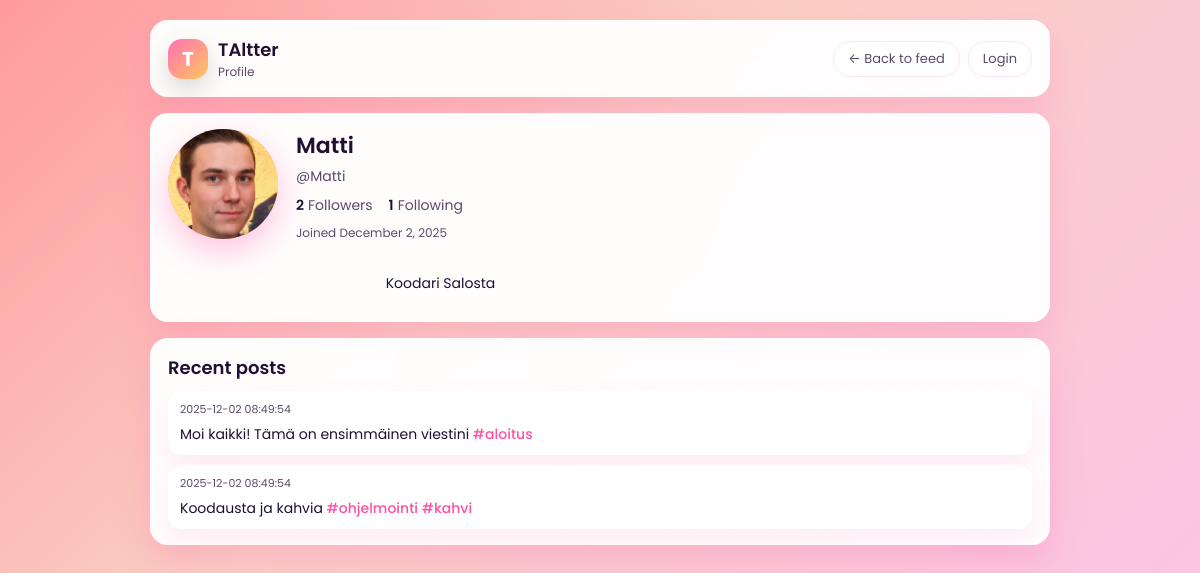
Screenshot of /iteration/profile.php?u=Matti with the database file from the repository.
### tables this page shows
CREATE TABLE `users` (
  `user_id` int(11) NOT NULL,
  `username` varchar(50) NOT NULL,
  `email` varchar(100) NOT NULL,
  `password_hash` varchar(255) NOT NULL,
  `bio` text DEFAULT NULL,
  `profile_picture_url` varchar(255) DEFAULT NULL,
  `created_at` timestamp NOT NULL DEFAULT current_timestamp(),
  `last_seen_mentions` datetime DEFAULT NULL,
  `last_seen_shares` datetime DEFAULT NULL,
  `last_seen_likes` datetime DEFAULT NULL
);

CREATE TABLE `posts` (
  `post_id` int(11) NOT NULL,
  `user_id` int(11) NOT NULL,
  `content` varchar(144) NOT NULL,
  `created_at` timestamp NOT NULL DEFAULT current_timestamp(),
  `edited_at` datetime DEFAULT NULL
);

### iteration/config.php (called while the page is built, shortened)
<?php
function current_user_id() {
    return $_SESSION['user_id'] ?? null;
}
?>

### iteration/profile.php (the view, shortened to what this page needs)
<?php
require_once 'config.php';
$user = $_GET['u'] ?? null;
$stmt = $mysqli->prepare("SELECT user_id, username, bio, profile_picture_url, created_at FROM users WHERE username = ?");
$stmt->bind_param('s', $user);
$stmt->execute();
$res = $stmt->get_result();
$row = $res->fetch_assoc();
$profileUserId = $row['user_id'];
$stmt = $mysqli->prepare("SELECT COUNT(*) as cnt FROM follows WHERE following_id = ?");
$stmt->bind_param("i", $profileUserId);
$stmt->execute();
$followersCount = $stmt->get_result()->fetch_assoc()['cnt'];
$stmt = $mysqli->prepare("SELECT COUNT(*) as cnt FROM follows WHERE follower_id = ?");
$stmt->bind_param("i", $profileUserId);
$stmt->execute();
$followingCount = $stmt->get_result()->fetch_assoc()['cnt'];
?>
<!doctype html>
<html lang="en">
<head>
</head>
<body>
<div class="app-shell">
    <div class="card">
        <div class="card-inner topbar">
            <div class="topbar-left">
                <div class="logo-badge">T</div>
                <div class="app-title">
                    <span>TAltter</span>
                    <span>Profile</span>
                </div>
            </div>
            <div class="topbar-right">
                <a href="index.php" class="btn-outline">← Back to feed</a>
                <?php if (current_user_id()): ?>
                    <a href="logout.php" class="btn-outline">Logout</a>
                <?php else: ?>
                    <a href="login.php" class="btn-outline">Login</a>
                <?php endif; ?>
            </div>
        </div>
    </div>
    <div class="card">
        <div class="card-inner profile-header">
            <div class="profile-avatar">
                <?php if (!empty($row['profile_picture_url'])): ?>
                    <img src="<?= htmlspecialchars($row['profile_picture_url']) ?>" alt="Profile picture">
                <?php endif; ?>
            </div>
            <div class="profile-main">
                <h1 class="profile-username"><?= htmlspecialchars($row['username']) ?></h1>
                <div class="profile-handle">@<?= htmlspecialchars($row['username']) ?></div>
                <div class="profile-stats">
                    <div class="profile-stat">
                        <span class="profile-stat-number"><?= $followersCount ?></span>
                        <span class="profile-stat-label">Followers</span>
                    </div>
                    <div class="profile-stat">
                        <span class="profile-stat-number"><?= $followingCount ?></span>
                        <span class="profile-stat-label">Following</span>
                    </div>
                </div>
                <div class="profile-meta">
                    Joined <?= htmlspecialchars(date('F j, Y', strtotime($row['created_at']))) ?>
                </div>
                <?php if (!empty($row['bio'])): ?>
                    <div class="profile-bio">
                        <?= nl2br(htmlspecialchars($row['bio'])) ?>
                    </div>
                <?php endif; ?>
            </div>
        </div>
    </div>
    <div class="card">
        <div class="card-inner">
            <h2 class="section-title">Recent posts</h2>
            <div class="post-list">
                <?php
                $stmt = $mysqli->prepare("SELECT post_id, content, created_at FROM posts WHERE user_id = ? ORDER BY created_at DESC LIMIT 50");
                $stmt->bind_param('i', $row['user_id']);
                $stmt->execute();
                $r = $stmt->get_result();
                while ($p = $r->fetch_assoc()) {
                    $c = htmlspecialchars($p['content']);
                    $c = preg_replace(
                        '/#([A-Za-z0-9_åäöÅÄÖ\-]+)/u',
                        '<a href="index.php?hashtag=$1">#$1</a>',
                        $c
                    );
                    $c = preg_replace(
                        '/@([A-Za-z0-9_]+)/',
                        '<a href="profile.php?u=$1">@$1</a>',
                        $c
                    );
                    echo "<div class='post-card'>
                            <div class='post-meta'>".$p['created_at']."</div>
                            <div class='post-body'>$c</div>
                          </div>";
                }
                ?>
            </div>
        </div>
    </div>
</div>
</body>
</html>

### iteration/profile.php (style rules this page uses)
:root { --accent: #ff6fb5; --accent-dark: #ff4fa5; --accent-soft: #ffe5f3; --bg-card: rgba(255, 255, 255, 0.95); --input-border: #ffd4ec; --text-main: #1f1033; --text-soft: #5c4969; --chip-bg: #fce4ff; --chip-text: #6f2f8f; }
*, *::before, *::after { box-sizing: border-box; }
body { margin: 0; min-height: 100vh; font-family: "Poppins", system-ui, -apple-system, BlinkMacSystemFont, "Segoe UI", sans-serif; background: linear-gradient(135deg, #ff9a9e 0%, #fad0c4 40%, #fbc2eb 100%); padding: 20px 12px 28px; color: var(--text-main); }
.app-shell { max-width: 900px; margin: 0 auto; display: flex; flex-direction: column; gap: 16px; }
.card { background: var(--bg-card); backdrop-filter: blur(18px); border-radius: 18px; padding: 16px 18px; box-shadow: 0 16px 35px rgba(255, 105, 180, 0.25); position: relative; overflow: hidden; }
.card::before { content: ""; position: absolute; inset: -40px; background: radial-gradient(circle at top left, rgba(255,255,255,0.6), transparent 55%), radial-gradient(circle at bottom right, rgba(255,255,255,0.5), transparent 55%); opacity: 0.5; pointer-events: none; }
.card-inner { position: relative; z-index: 1; }
.topbar { display: flex; align-items: center; justify-content: space-between; gap: 12px; }
.topbar-left { display: flex; align-items: center; gap: 10px; }
.logo-badge { width: 40px; height: 40px; border-radius: 14px; background: linear-gradient(135deg, #ff6fb5, #ffc75f); display: flex; align-items: center; justify-content: center; color: #fff; font-weight: 700; font-size: 20px; box-shadow: 0 10px 25px rgba(0,0,0,0.15); }
.app-title { display: flex; flex-direction: column; }
.app-title span:first-child { font-weight: 600; font-size: 18px; }
.app-title span:last-child { font-size: 12px; color: var(--text-soft); }
.topbar-right { display: flex; align-items: center; gap: 8px; flex-wrap: wrap; }
a { color: var(--accent-dark); text-decoration: none; }
.btn-outline { border-radius: 999px; border: 1.5px solid var(--accent-soft); background: rgba(255,255,255,0.9); padding: 7px 14px; font: inherit; font-size: 13px; cursor: pointer; color: var(--text-soft); display: inline-flex; align-items: center; gap: 6px; transition: background 0.12s, border-color 0.12s, transform 0.08s; }
.profile-header { display: flex; gap: 18px; align-items: flex-start; flex-wrap: wrap; }
.profile-avatar { width: 110px; height: 110px; border-radius: 50%; background: linear-gradient(135deg, #ff6fb5, #ffc75f); position: relative; flex-shrink: 0; overflow: hidden; box-shadow: 0 12px 30px rgba(255, 111, 181, 0.4); }
.profile-avatar img { width: 100%; height: 100%; object-fit: cover; }
.profile-main { flex: 1; min-width: 0; }
.profile-username { margin: 0; font-size: 22px; font-weight: 600; }
.profile-handle { margin: 4px 0 8px; font-size: 14px; color: var(--text-soft); }
.profile-stats { display: flex; gap: 16px; margin: 8px 0; font-size: 14px; }
.profile-stat { display: flex; gap: 4px; }
.profile-stat-number { font-weight: 600; color: var(--text-main); }
.profile-stat-label { color: var(--text-soft); }
.profile-meta { font-size: 12px; color: var(--text-soft); margin-top: 4px; }
.profile-bio { margin-top: 10px; font-size: 14px; white-space: pre-wrap; }
.section-title { margin: 0 0 10px; font-size: 18px; font-weight: 600; }
.post-list { display: flex; flex-direction: column; gap: 10px; }
.post-card { border-radius: 14px; padding: 10px 12px; background: #ffffff; box-shadow: 0 10px 25px rgba(255, 105, 180, 0.12); font-size: 14px; }
.post-meta { font-size: 11px; color: var(--text-soft); margin-bottom: 6px; }
.post-body a { color: var(--accent-dark); font-weight: 500; }

### rows the page displays
users: profile_picture_url (picture), username "Matti", created_at "December 2, 2025", bio "Koodari Salosta"
posts: created_at "2025-12-02 08:49:54", content "Moi kaikki! Tämä on ensimmäinen viestini #aloitus"
posts: created_at "2025-12-02 08:49:54", content "Koodausta ja kahvia #ohjelmointi #kahvi"

### other values shown
$followersCount "2"
$followingCount "1"
